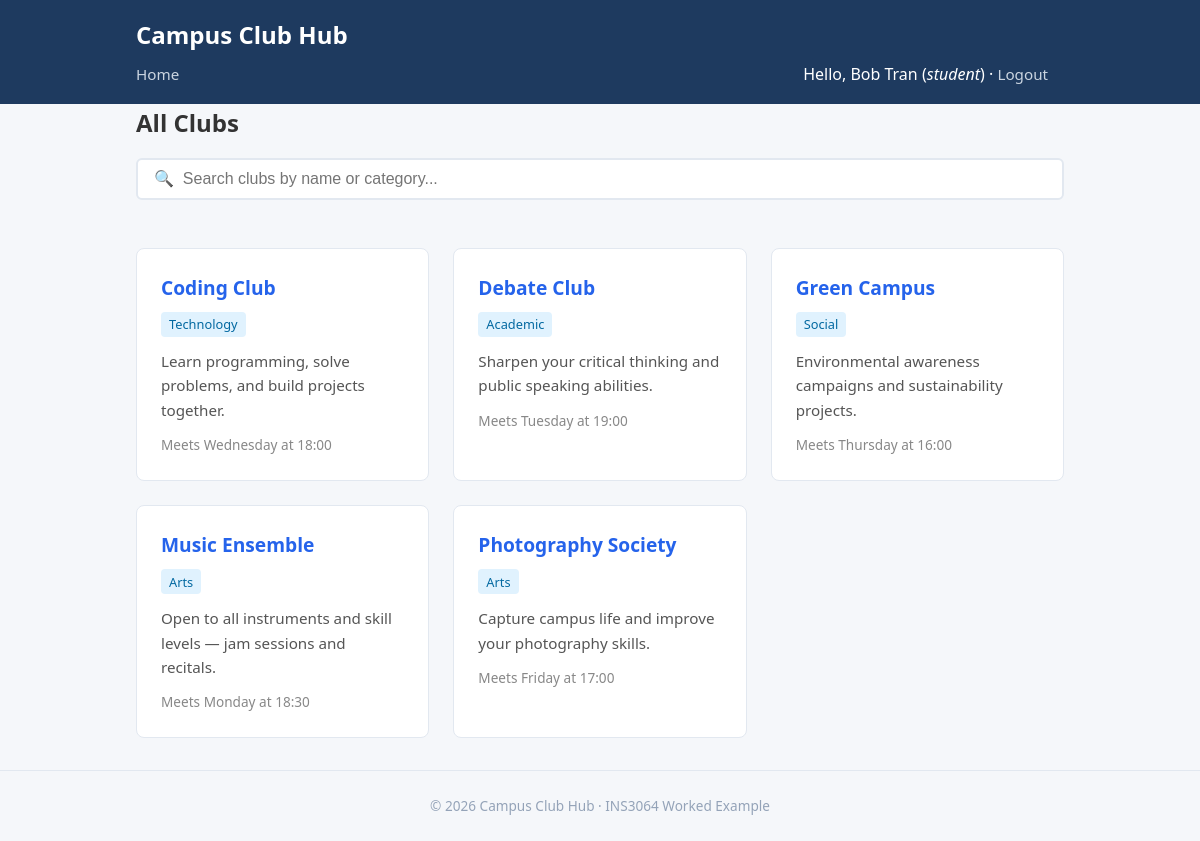
Screenshot of /index.php (signed in) with the database file from the repository.
### tables this page shows
CREATE TABLE clubs (
    id          INT AUTO_INCREMENT PRIMARY KEY,
    name        VARCHAR(150)  NOT NULL,
    description TEXT          NOT NULL,
    category    VARCHAR(100)  NOT NULL DEFAULT 'General',
    meeting_day VARCHAR(20)   DEFAULT NULL,       
    meeting_time VARCHAR(20)  DEFAULT NULL,       
    created_by  INT           DEFAULT NULL,       
    created_at  TIMESTAMP     NOT NULL DEFAULT CURRENT_TIMESTAMP,
    CONSTRAINT fk_clubs_creator
        FOREIGN KEY (created_by) REFERENCES users(id) ON DELETE SET NULL
);

### index.php (the view, shortened to what this page needs)
<?php
require_once __DIR__ . '/includes/header.php';
try {
    $pdo = getDB();
    $stmt = $pdo->query(
        'SELECT c.*, u.name AS creator_name
         FROM clubs c
         LEFT JOIN users u ON c.created_by = u.id
         ORDER BY c.name ASC'
    );
    $clubs = $stmt->fetchAll();
} catch (PDOException $e) {
    echo '<div class="alert alert-error">Database error: '
         . htmlspecialchars($e->getMessage(), ENT_QUOTES, 'UTF-8')
         . '</div>';
    $clubs = [];
}
?>
<h2 class="mb-2">All Clubs</h2>
<input
    type="text"
    id="search-box"
    placeholder="🔍  Search clubs by name or category..."
    autocomplete="off"
>
<div class="card-grid" id="clubs-list">
<?php if (empty($clubs)): ?>
    <p>No clubs found. Check back soon!</p>
<?php else: ?>
    <?php foreach ($clubs as $club): ?>
        <div class="card">
            <h2>
                <a href="club_detail.php?id=<?= (int) $club['id'] ?>">
                    <?= htmlspecialchars($club['name'], ENT_QUOTES, 'UTF-8') ?>
                </a>
            </h2>
            <span class="badge">
                <?= htmlspecialchars($club['category'], ENT_QUOTES, 'UTF-8') ?>
            </span>
            <p>
                <?= htmlspecialchars($club['description'], ENT_QUOTES, 'UTF-8') ?>
            </p>
            <div class="meta">
                <?php if ($club['meeting_day'] && $club['meeting_time']): ?>
                    Meets <?= htmlspecialchars($club['meeting_day'], ENT_QUOTES, 'UTF-8') ?>
                    at <?= htmlspecialchars($club['meeting_time'], ENT_QUOTES, 'UTF-8') ?>
                <?php endif; ?>
            </div>
        </div>
    <?php endforeach; ?>
<?php endif; ?>
</div>
<?php require_once __DIR__ . '/includes/footer.php'; ?>

### style.css (style rules this page uses)
*, *::before, *::after { box-sizing: border-box; margin: 0; padding: 0; }
body { font-family: 'Segoe UI', Tahoma, Geneva, Verdana, sans-serif; line-height: 1.6; color: #333; background-color: #f5f7fa; }
a { color: #2563eb; text-decoration: none; }
.card-grid { display: grid; grid-template-columns: repeat(auto-fill, minmax(280px, 1fr)); gap: 1.5rem; }
.card { background: #fff; border: 1px solid #e2e8f0; border-radius: 8px; padding: 1.5rem; transition: box-shadow 0.2s ease; }
.card h2 { font-size: 1.2rem; margin-bottom: 0.5rem; }
.card .badge { display: inline-block; background-color: #e0f2fe; color: #0369a1; font-size: 0.8rem; padding: 0.15rem 0.5rem; border-radius: 4px; margin-bottom: 0.75rem; }
.card p { font-size: 0.95rem; color: #555; margin-bottom: 0.75rem; }
.card .meta { font-size: 0.85rem; color: #888; }
#search-box { width: 100%; padding: 0.6rem 1rem; border: 2px solid #e2e8f0; border-radius: 6px; font-size: 1rem; margin-bottom: 1.5rem; }
.mb-2 { margin-bottom: 1rem; }

### rows the page displays
clubs: name "Coding Club", category "Technology", description "Learn programming, solve problems, and build projects together.", meeting_day "Wednesday", meeting_time "18:00"
clubs: name "Debate Club", category "Academic", description "Sharpen your critical thinking and public speaking abilities.", meeting_day "Tuesday", meeting_time "19:00"
clubs: name "Green Campus", category "Social", description "Environmental awareness campaigns and sustainability projects.", meeting_day "Thursday", meeting_time "16:00"
clubs: name "Music Ensemble", category "Arts", description "Open to all instruments and skill levels — jam sessions and recitals.", meeting_day "Monday", meeting_time "18:30"
clubs: name "Photography Society", category "Arts", description "Capture campus life and improve your photography skills.", meeting_day "Friday", meeting_time "17:00"

### other values shown
APP_NAME "Campus Club Hub"
$_SESSION['user_name'] "Bob Tran"
$_SESSION['user_role'] "student"
